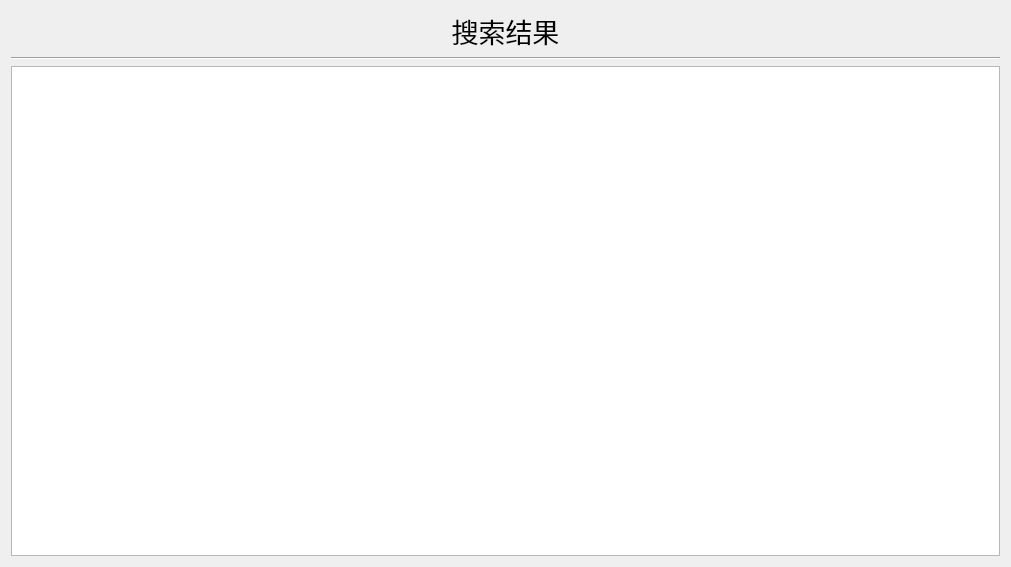
<?xml version="1.0" encoding="UTF-8"?>
<ui version="4.0">
 <class>LoginDialog</class>
 <widget class="QDialog" name="LoginDialog">
  <property name="geometry">
   <rect>
    <x>0</x>
    <y>0</y>
    <width>1011</width>
    <height>567</height>
   </rect>
  </property>
  <property name="sizePolicy">
   <sizepolicy hsizetype="Fixed" vsizetype="Fixed">
    <horstretch>0</horstretch>
    <verstretch>0</verstretch>
   </sizepolicy>
  </property>
  <property name="windowTitle">
   <string>搜索结果</string>
  </property>
  <layout class="QGridLayout" name="gridLayout">
   <item row="1" column="1">
    <layout class="QVBoxLayout" name="verticalLayout">
     <property name="sizeConstraint">
      <enum>QLayout::SetFixedSize</enum>
     </property>
     <item>
      <widget class="QLabel" name="title">
       <property name="sizePolicy">
        <sizepolicy hsizetype="Preferred" vsizetype="Fixed">
         <horstretch>0</horstretch>
         <verstretch>0</verstretch>
        </sizepolicy>
       </property>
       <property name="font">
        <font>
         <pointsize>20</pointsize>
        </font>
       </property>
       <property name="text">
        <string>搜索结果</string>
       </property>
       <property name="alignment">
        <set>Qt::AlignCenter</set>
       </property>
      </widget>
     </item>
     <item>
      <widget class="Line" name="line">
       <property name="orientation">
        <enum>Qt::Horizontal</enum>
       </property>
      </widget>
     </item>
    </layout>
   </item>
   <item row="2" column="1">
    <layout class="QGridLayout" name="gridLayout_2">
     <property name="sizeConstraint">
      <enum>QLayout::SetMaximumSize</enum>
     </property>
     <item row="0" column="1">
      <layout class="QHBoxLayout" name="horizontalLayout_4">
       <item>
        <widget class="QTableWidget" name="table">
         <property name="minimumSize">
          <size>
           <width>0</width>
           <height>300</height>
          </size>
         </property>
        </widget>
       </item>
      </layout>
     </item>
    </layout>
   </item>
  </layout>
 </widget>
 <resources/>
 <connections/>
</ui>
